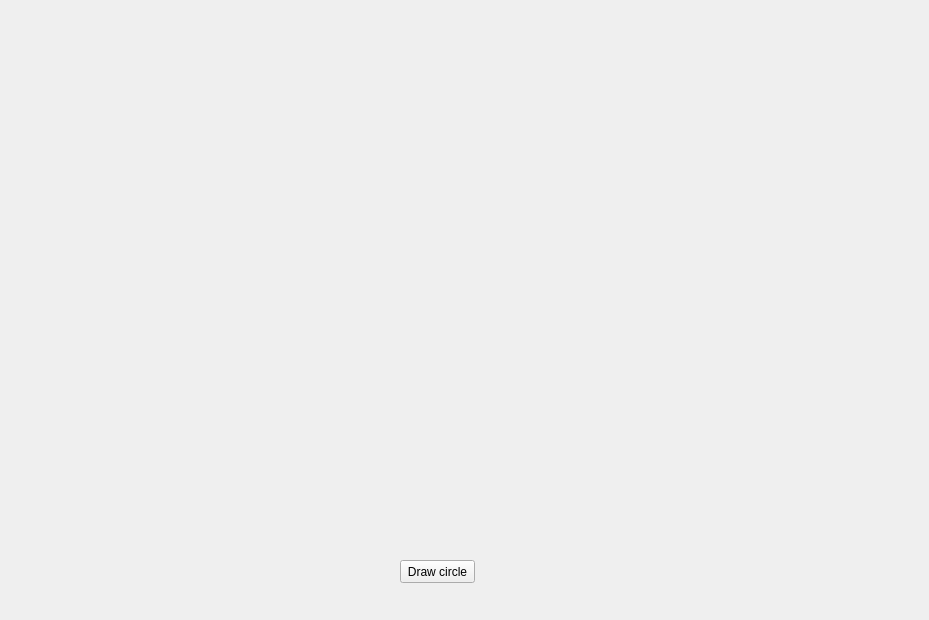
<?xml version="1.0" encoding="UTF-8"?>
<ui version="4.0">
 <class>Circles</class>
 <widget class="QWidget" name="Circles">
  <property name="geometry">
   <rect>
    <x>0</x>
    <y>0</y>
    <width>929</width>
    <height>620</height>
   </rect>
  </property>
  <property name="windowTitle">
   <string>Form</string>
  </property>
  <widget class="QPushButton" name="draw_circle_btn">
   <property name="geometry">
    <rect>
     <x>400</x>
     <y>560</y>
     <width>75</width>
     <height>23</height>
    </rect>
   </property>
   <property name="text">
    <string>Draw circle</string>
   </property>
  </widget>
 </widget>
 <resources/>
 <connections/>
</ui>
